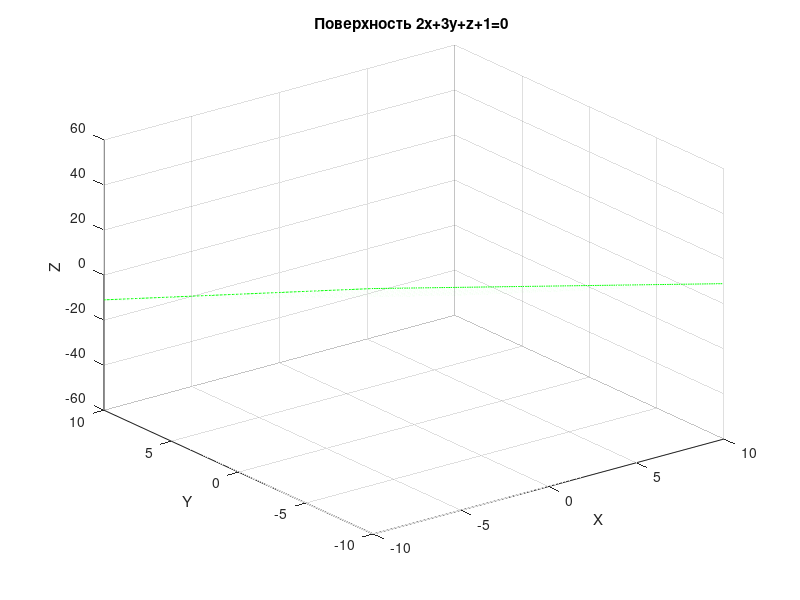

This figure's MATLAB source:
[X, Y]=meshgrid([-10:0.1:10]);
Z=-2*X-3*Y-1;
plot3(X, Y, Z, 'g');
grid on;
xlabel('X'); ylabel('Y');
zlabel('Z'); 
title('Поверхность 2x+3y+z+1=0 ');
